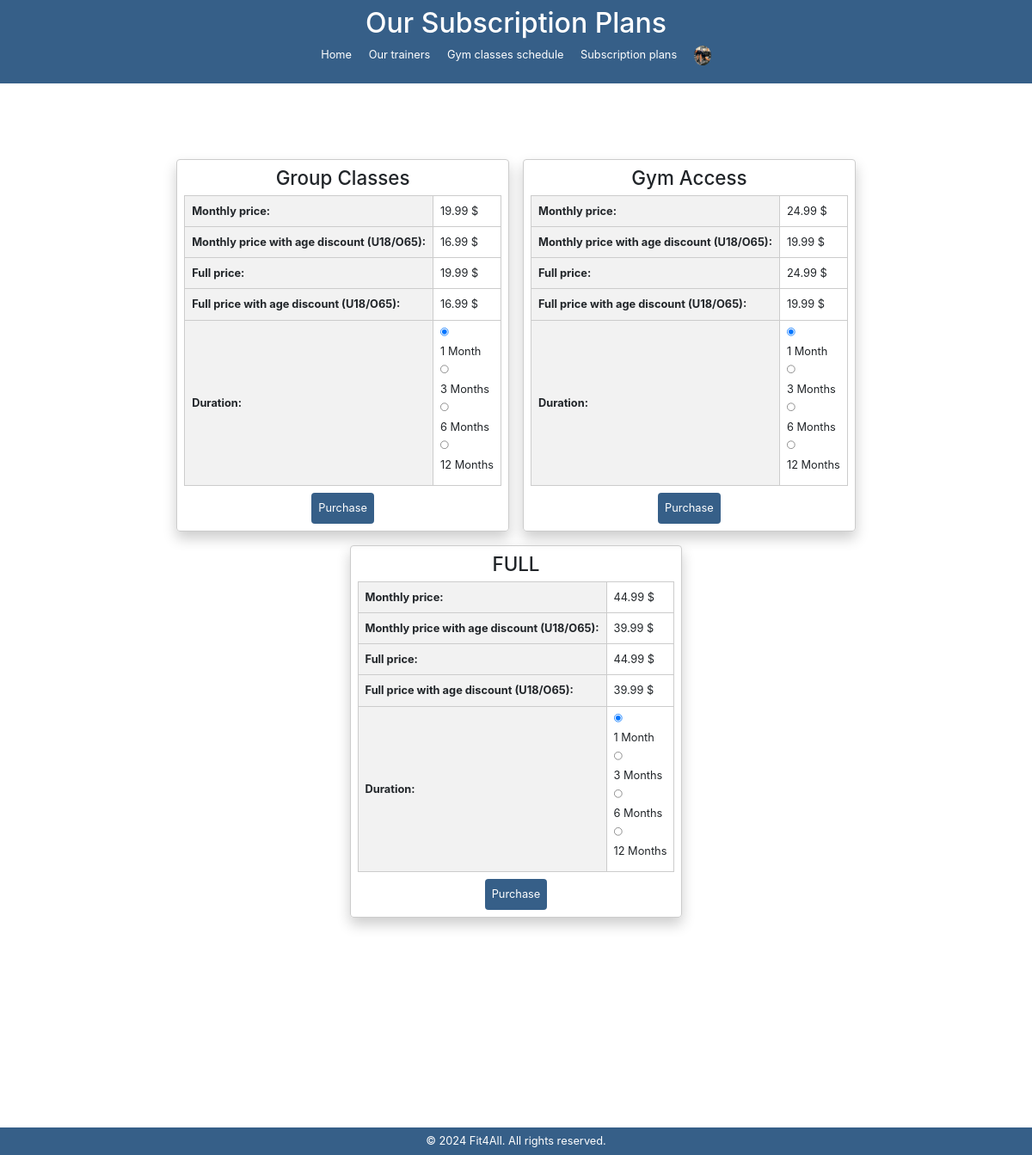
/palestra/subscription-plans/ (signed in), run on the app's committed database.
### palestra/models.py (models this page shows, shortened)
class User(AbstractUser):
    is_manager = models.BooleanField(default=False)
    is_instructor = models.BooleanField(default=False)
    class Meta:
        verbose_name = _('user')
        verbose_name_plural = _('users')

class UserProfile(models.Model):
    user = models.OneToOneField(User, on_delete=models.CASCADE)
    gender_choices = [
        ('M', 'Male'),
        ('F', 'Female'),
    ]
    gender = models.CharField(max_length=1, choices=gender_choices, null=False, blank=True)
    first_name = models.CharField(max_length=100, null=False,blank=True)
    last_name = models.CharField(max_length=100, null=False,blank=True)
    date_of_birth = models.DateField(null=True,blank=True)
    height = models.DecimalField(max_digits=5, decimal_places=0, null=True,blank=True)  # In centimetri
    weight = models.DecimalField(max_digits=5, decimal_places=0, null=True,blank=True)  # In chilogrammi
    profile_picture = models.ImageField(upload_to='profile_pictures/', null=True, blank=True)
    AGE_OF_RETIREMENT = 65  # Età di pensionamento
    LEGAL_ADULT_AGE = 18  # Età maggiore

### management/models.py (models this page shows, shortened)
class SubscriptionPlan(models.Model):
    PLAN_CHOICES = [
        ('GROUP', 'Group Classes Only'),
        ('WEIGHTS', 'Gym Access Only'),
        ('FULL', 'Group Classes + Gym Access'),
    ]
    name = models.CharField(max_length=100)
    plan_type = models.CharField(max_length=10, choices=PLAN_CHOICES)
    monthly_price = models.DecimalField(max_digits=10, decimal_places=2)
    age_discount = models.DecimalField(max_digits=5, decimal_places=2, default=0)
    is_active = models.BooleanField(default=True)

### palestra/views.py (the view, shortened to what this page needs)
# urls.py: path('subscription-plans/', views.SubscriptionPlansView.as_view(), name='subscription-plans'),
class SubscriptionPlansView(View):
    def get(self, request):
        return render(request=request, template_name="subscription-plans.html", context={})

### templates/palestra/subscription-plans.html (shortened to what this page needs)
{% extends "base.html" %}
{% block header %} Our Subscription Plans {% endblock header %}
{% block content %}
<div class="subscription-plans" style="display: flex; justify-content: center; margin-top:100px">
{% for plan in subscription_plans %}
{% if plan.is_active %}
  <div class="plan">
    <h3>{{ plan.name }}</h3>
    <table class="user-details">
        <tr>
            <th>Monthly price:</th>
            <td>{{ plan.monthly_price }} $</td>
        </tr>
        <tr>
            <th>Monthly price with age discount (U18/O65):</th>
            <td>{{ plan.discounted_price }} $</td>
        </tr>
        <tr>
          <th>Full price:</th>
          <td>{{ plan.full_price }} $</td>
      </tr>
      <tr>
          <th>Full price with age discount (U18/O65):</th>
          <td>{{ plan.full_discounted_price }} $</td>
      </tr>
        <tr>
            <th>Duration:</th>
            <td>
                {% for duration, duration_label in plan.DURATION_CHOICES %}
                    <input type="radio" id="{{ plan.id }}_{{ duration }}" name="{{ plan.id }}_duration" value="{{ duration }}" {% if duration == 1 %}checked{% endif %} form="form_{{ plan.id }}">
                    <label for="{{ plan.id }}_{{ duration }}">{{ duration_label }}</label><br>
                {% endfor %}
            </td>
        </tr>
    </table>
    <form id="form_{{ plan.id }}" class="purchase-form" action="{% url 'palestra:subscription-plans'  %}" method="post">
        <button type="submit" style="margin-top: 10px;">Purchase</button>
    </form>
  </div>
  {% endif %}
{% endfor %}
</div>
{% endblock content %}

### templates/navbar.html (shortened to what this page needs)
{% load static %}
<nav>
  <ul>
    <li><a href="{% url 'homepage' %}">Home</a></li>
    <li><a href="{% url 'palestra:trainer-list' %}">Our trainers</a></li>
    <li><a href="{% url 'palestra:classes-schedule' %}">Gym classes schedule</a></li>
    <li><a href="{% url 'palestra:subscription-plans' %}">Subscription plans</a></li>
    {% if request.user.is_authenticated %}
    <li>
      <div class="profile-container">
        <button id="profile-button" onclick="toggleUserMenu()" style="border: none; background: none; padding: 0; max-width: 25px; border-radius: 30%;">
          {% if request.user.userprofile.profile_picture %}
          <img src="{{ request.user.userprofile.profile_picture.url }}" alt="Profile Image" style="width: 100%; height: auto; border-radius: 50%;">
          {% elif request.user.trainerprofile.profile_picture %}
          <img src="{{ request.user.trainerprofile.profile_picture.url }}" alt="Profile Image" style="width: 100%; height: auto; border-radius: 50%;">
          {% else %}
          <img src="{% static 'img/default_profile_image.png' %}" alt="Profile Image" style="width: 100%; height: auto; border-radius: 50%;">
          {% endif %}
      </button>
      </div>
    </li>
    {% else %}
    <li><a href="{% url 'login' %}">Login</a></li>
    {% endif %}
  </ul>
</nav>

### static/css/style.css (style rules this page uses)
.user-details, .user-details-dashboard { width: 100%; border-collapse: collapse; }
table { text-align: center; }
.user-details th, .user-details td { padding: 10px; border: 1px solid #ccc; text-align: left; }
.user-details th { background-color: #f2f2f2; }
.subscription-plans { display: flex; flex-wrap: wrap; justify-content: space-around; transition: transform 0.3s ease, box-shadow 0.3s ease; }
.plan { margin: 10px; text-align: center; border: 1px solid #ccc; padding: 10px; border-radius: 5px; display: flex; flex-direction: column; justify-content: center; align-items: center; transition: transform 0.3s ease, box-shadow 0.3s ease; box-shadow: 0 10px 20px rgba(0, 0, 0, 0.2); }
.profile-container { position: relative; display: inline-block; }
html { zoom: 80%; }
html, body { height: 100%; }
body { font-family: Arial, sans-serif; margin: 0; padding: 0; display: flex; flex-direction: column; }
.purchase-form { width: auto; padding: 0; border: none; border-radius: 0; background-color: transparent; }
.purchase-form button { padding: 10px; color: #fff; border: none; border-radius: 5px; cursor: pointer; }
form { width: 1000px; display: grid; padding: 20px; border: 1px solid #ccc; border-radius: 5px; background-color: #f9f9f9; }
label, input, button { display: block; border-radius: 5px; margin-bottom: 10px; margin-top: 10px; }
nav ul { list-style-type: none; padding: 0; text-align: center; }
nav ul li { display: inline; width: 100px; margin: 0 10px; }
nav ul li a { color: #ffffff; text-decoration: none; }
button { border-radius: 5px; padding: 10px; background-color: #003569c9; color: #fff; cursor: pointer; }

### data on the page
User: user.userprofile.profile_picture (picture)
SubscriptionPlan: name "Group Classes", monthly_price "19.99", discounted_price "16.99", full_price "19.99", full_discounted_price "16.99", DURATION_CHOICES "1 Month" "3 Months" "6 Months" "12 Months"
SubscriptionPlan: name "Gym Access", monthly_price "24.99", discounted_price "19.99", full_price "24.99", full_discounted_price "19.99", DURATION_CHOICES "1 Month" "3 Months" "6 Months" "12 Months"
SubscriptionPlan: name "FULL", monthly_price "44.99", discounted_price "39.99", full_price "44.99", full_discounted_price "39.99", DURATION_CHOICES "1 Month" "3 Months" "6 Months" "12 Months"

### other printed values
{{ gym_name }} "Fit4All"
